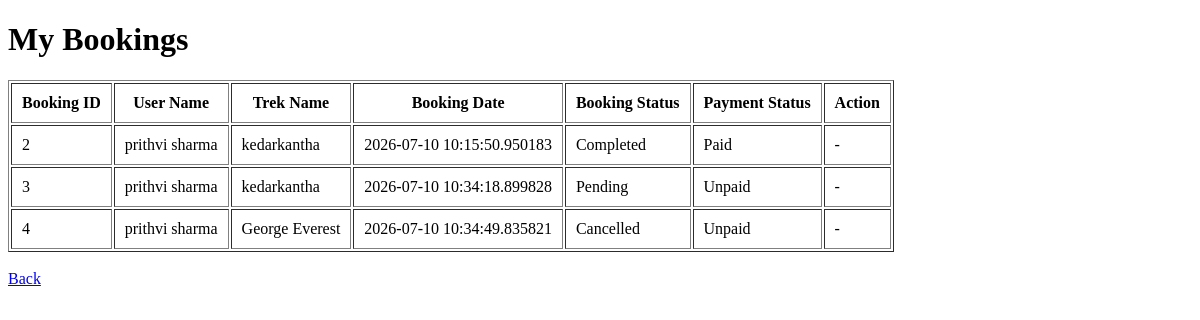
Before: /user/bookings (signed in) with the older database file.
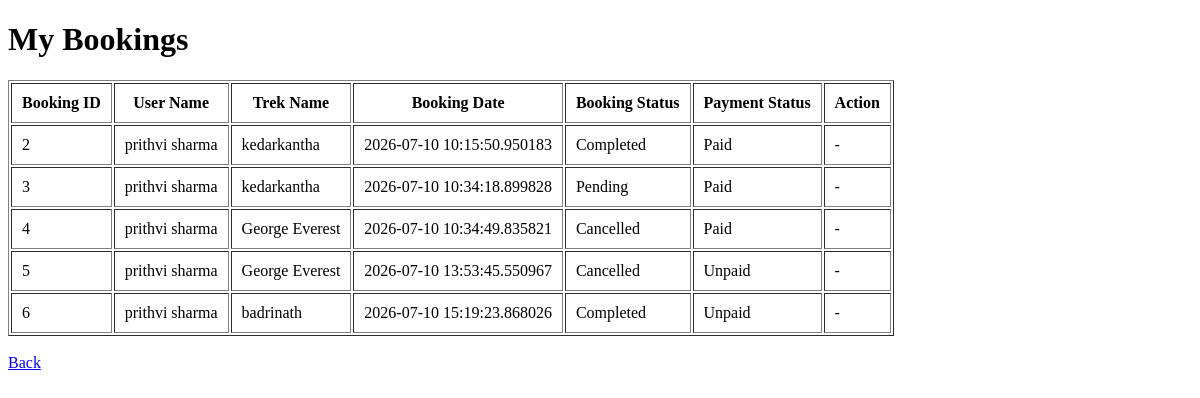
After: the same page with the newer database file.
### models/models.py (models this page shows)
class Booking(db.Model):
    __tablename__ = "bookings"
    id = db.Column(db.Integer, primary_key=True)
    user_id = db.Column(
        db.Integer,
        db.ForeignKey("users.id"),
        nullable=False
    )
    trek_id = db.Column(
        db.Integer,
        db.ForeignKey("treks.id"),
        nullable=False
    )
    booking_date = db.Column(
        db.DateTime,
        default=datetime.utcnow
    )
    booking_status = db.Column(
        db.String(20),
        default="Booked"
    )
    payment_status = db.Column(
        db.String(20),
        default="Unpaid"
    )

class User(db.Model):
    __tablename__ = "users"
    id = db.Column(db.Integer, primary_key=True)
    full_name = db.Column(db.String(100), nullable=False)
    email = db.Column(db.String(120), unique=True, nullable=False)
    password = db.Column(db.String(255), nullable=False)
    role = db.Column(db.String(20), nullable=False)
    status = db.Column(
    db.String(20),
    default="approved"
    )
    created_at = db.Column(db.DateTime, default=datetime.utcnow)
    bookings = db.relationship(
        "Booking",
        backref="user",
        lazy=True
    )
    assigned_treks = db.relationship(
    "Trek",
    foreign_keys="Trek.assigned_staff_id",
    backref="assigned_staff",
    lazy=True
    )

class Trek(db.Model):
    __tablename__ = "treks"
    id = db.Column(db.Integer, primary_key=True)
    trek_name = db.Column(db.String(100), nullable=False)
    location = db.Column(
        db.String(100)
    )
    difficulty = db.Column(db.String(50))
    duration_days = db.Column(db.Integer)
    available_slots = db.Column(db.Integer)
    status = db.Column(
        db.String(20),
        default="Open"
    )
    progress_status = db.Column(
        db.String(20),
        default="Not Started"
    )
    assigned_staff_id = db.Column(
        db.Integer,
        db.ForeignKey("users.id")
    )
    bookings = db.relationship(
        "Booking",
        backref="trek",
        lazy=True
    )

### controllers/auth.py (the view)
@auth.route("/user/bookings")
def my_bookings():
    user_id = session["user_id"]
    bookings = Booking.query.filter_by(
        user_id=user_id
    ).all()
    return render_template(
        "my_bookings.html",
        bookings=bookings
    )

### templates/my_bookings.html (shortened to what this page needs)
<!DOCTYPE html>
<html>
<head>
</head>
<body>
<h1>My Bookings</h1>
<table border="1" cellpadding="10">
<tr>
    <th>Booking ID</th>
    <th>User Name</th>
    <th>Trek Name</th>
    <th>Booking Date</th>
    <th>Booking Status</th>
    <th>Payment Status</th>
    <th>Action</th>
</tr>
{% for booking in bookings %}
<tr>
<td>{{ booking.id }}</td>
<td>{{ booking.user.full_name }}</td>
<td>{{ booking.trek.trek_name }}</td>
<td>{{ booking.booking_date }}</td>
<td>{{ booking.booking_status }}</td>
<td>{{ booking.payment_status }}</td>
<td>
    {% if booking.booking_status == "Booked" %}
        <a href="{{ url_for('auth.cancel_booking', booking_id=booking.id) }}">
            Cancel
        </a>
    {% else %}
        -
    {% endif %}
</td>
</tr>
{% endfor %}
</table>
<br>
<a href="/user/treks">
Back
</a>
</body>
</html>

Changed rows visible on the page:
changed Booking "Pending": payment_status "Unpaid" → "Paid"
changed Booking id 4: payment_status "Unpaid" → "Paid"
added Booking: id "5", user.full_name "prithvi sharma", trek.trek_name "George Everest", booking_date "2026-07-10 13:53:45.550967", booking_status "Cancelled", payment_status "Unpaid"
added Booking: id "6", user.full_name "prithvi sharma", trek.trek_name "badrinath", booking_date "2026-07-10 15:19:23.868026", booking_status "Completed", payment_status "Unpaid"
